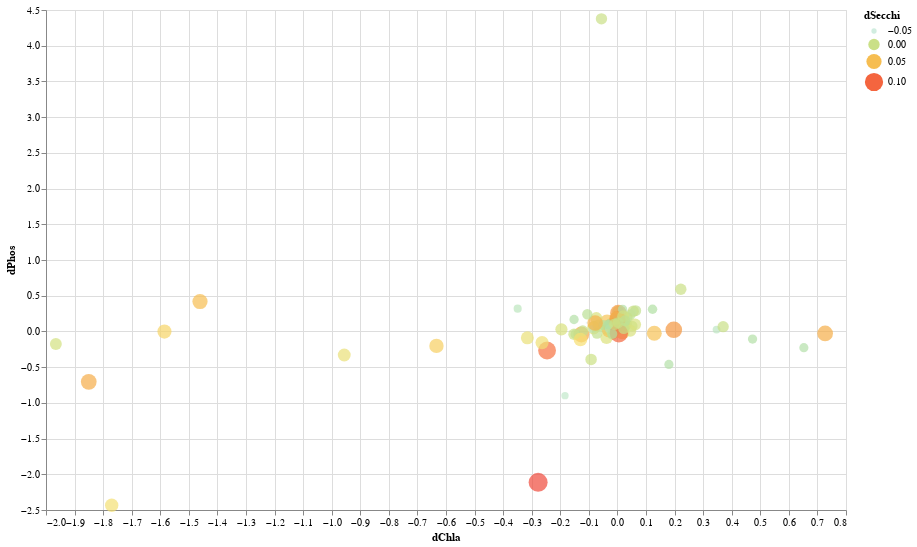

This figure's notebook cell:
### Code cell
bt_chart = alt.Chart(bigthree_df).mark_circle().encode(
    alt.Size('dSecchi:Q', scale = alt.Scale( scheme = "lightmulti")),
    alt.Color('dSecchi:Q', scale = alt.Scale( scheme = "lightmulti")),
    alt.Y('dPhos:Q'),
    alt.X('dChla:Q')
).properties(width=800, height=500)

bt_chart

### Figure 1 — Vega-Lite specification as saved in the notebook (floating-point values rounded to 4 significant figures)
{"config": {"view": {"continuousWidth": 400, "continuousHeight": 300}}, "data": {"name": "data-68c5d860f0c8a8c61ddabcb7aee7b488"}, "mark": "circle", "encoding": {"color": {"type": "quantitative", "field": "dSecchi", "scale": {"scheme": "lightmulti"}}, "size": {"type": "quantitative", "field": "dSecchi", "scale": {"scheme": "lightmulti"}}, "x": {"type": "quantitative", "field": "dChla"}, "y": {"type": "quantitative", "field": "dPhos"}}, "height": 500, "width": 800, "$schema": "https://vega.github.io/schema/vega-lite/v4.8.1.json", "datasets": {"data-68c5d860f0c8a8c61ddabcb7aee7b488": [{"dPhos": 0.2742, "dChla": 0.002529, "dSecchi": 0.00777}, {"dPhos": 0.07036, "dChla": -0.08272, "dSecchi": -0.001663}, {"dPhos": 0.06345, "dChla": 0.01028, "dSecchi": -0.004961}, {"dPhos": -0.04311, "dChla": -0.1265, "dSecchi": 0.06045}, {"dPhos": -0.02603, "dChla": 0.129, "dSecchi": 0.04644}, {"dPhos": 0.09045, "dChla": 0.02557, "dSecchi": -0.007219}, {"dPhos": -0.0914, "dChla": -0.03804, "dSecchi": 0.01102}, {"dPhos": 0.1908, "dChla": -0.002689, "dSecchi": -0.02466}, {"dPhos": -0.008874, "dChla": 0.01735, "dSecchi": 0.03775}, {"dPhos": 0.1506, "dChla": 0.01175, "dSecchi": -0.01716}, {"dPhos": 0.1672, "dChla": -0.1518, "dSecchi": -0.02119}, {"dPhos": -0.1066, "dChla": 0.4729, "dSecchi": -0.02122}, {"dPhos": -0.02858, "dChla": 0.727, "dSecchi": 0.05817}, {"dPhos": 4.376, "dChla": -0.05587, "dSecchi": -5.196e-16}, {"dPhos": 0.09933, "dChla": 0.03256, "dSecchi": -0.009429}, {"dPhos": 0.07541, "dChla": 0.02999, "dSecchi": -0.02151}, {"dPhos": 0.4187, "dChla": -1.461, "dSecchi": 0.04996}, {"dPhos": 0.2575, "dChla": 0.003349, "dSecchi": 0.07144}, {"dPhos": -2.433, "dChla": -1.77, "dSecchi": 0.02468}, {"dPhos": 0.07531, "dChla": 0.05159, "dSecchi": -0.005837}, {"dPhos": 0.1893, "dChla": -0.003861, "dSecchi": 0.01801}, {"dPhos": 0.07964, "dChla": -0.006268, "dSecchi": -0.008354}, {"dPhos": -0.2274, "dChla": 0.6525, "dSecchi": -0.02239}, {"dPhos": 0.05963, "dChla": 0.0008796, "dSecchi": -0.007913}, {"dPhos": 0.03077, "dChla": -0.03931, "dSecchi": -0.006081}, {"dPhos": 0.00773, "dChla": -0.1214, "dSecchi": -0.003194}, {"dPhos": 0.07675, "dChla": -0.01881, "dSecchi": 0.06198}, {"dPhos": 0.09596, "dChla": 0.06161, "dSecchi": 0.008185}, {"dPhos": 0.04862, "dChla": -0.08347, "dSecchi": 0.01822}, {"dPhos": 0.3106, "dChla": 0.1229, "dSecchi": -0.01916}, {"dPhos": 0.1326, "dChla": -0.03636, "dSecchi": 0.04535}, {"dPhos": -0.8999, "dChla": -0.1835, "dSecchi": -0.03767}, {"dPhos": 0.009516, "dChla": 0.04468, "dSecchi": 0.009468}, {"dPhos": 0.02074, "dChla": -0.02872, "dSecchi": 0.04449}, {"dPhos": -2.113, "dChla": -0.2776, "dSecchi": 0.1141}, {"dPhos": -0.002156, "dChla": -1.585, "dSecchi": 0.0345}, {"dPhos": 0.1499, "dChla": -0.0008232, "dSecchi": -0.01664}, {"dPhos": 0.1293, "dChla": 0.01079, "dSecchi": -0.006719}, {"dPhos": 0.02569, "dChla": 0.3469, "dSecchi": -0.0337}, {"dPhos": -0.03785, "dChla": -0.1469, "dSecchi": -0.01537}, {"dPhos": 0.1081, "dChla": -0.0263, "dSecchi": -0.01576}, {"dPhos": 0.02643, "dChla": -0.005615, "dSecchi": 0.007154}, {"dPhos": 0.07577, "dChla": -0.009426, "dSecchi": -0.004399}, {"dPhos": 0.2327, "dChla": 0.04467, "dSecchi": -0.008358}, {"dPhos": -0.03965, "dChla": -0.1521, "dSecchi": 0.0006621}, {"dPhos": 0.1851, "dChla": -0.07385, "dSecchi": 0.009322}, {"dPhos": 0.1206, "dChla": -0.1077, "dSecchi": -0.06185}, {"dPhos": 0.1242, "dChla": 0.008531, "dSecchi": -0.002487}, {"dPhos": 0.02309, "dChla": -0.02179, "dSecchi": 0.007174}, {"dPhos": 0.02942, "dChla": -0.196, "dSecchi": 0.009253}, {"dPhos": 0.02317, "dChla": 0.1973, "dSecchi": 0.0724}, {"dPhos": 0.2902, "dChla": 0.06419, "dSecchi": -0.005615}, {"dPhos": -0.03284, "dChla": -0.01682, "dSecchi": 0.002602}, {"dPhos": -0.2676, "dChla": -0.2463, "dSecchi": 0.0932}, {"dPhos": -0.09008, "dChla": -0.3152, "dSecchi": 0.01922}, {"dPhos": -0.2025, "dChla": -0.6334, "dSecchi": 0.03797}, {"dPhos": 0.2689, "dChla": 0.05437, "dSecchi": -0.03734}, {"dPhos": 0.03258, "dChla": -0.08865, "dSecchi": -0.03422}, {"dPhos": 0.1314, "dChla": 0.003553, "dSecchi": 0.007652}, {"dPhos": -0.4628, "dChla": 0.1801, "dSecchi": -0.02169}, {"dPhos": 0.1273, "dChla": 0.008649, "dSecchi": -0.004571}, {"dPhos": 0.08876, "dChla": 0.007, "dSecchi": -0.01267}, {"dPhos": -0.1767, "dChla": -1.965, "dSecchi": 0.005672}, {"dPhos": 0.1963, "dChla": 0.03402, "dSecchi": -0.004682}, {"dPhos": 0.08518, "dChla": -0.0666, "dSecchi": 0.005211}, {"dPhos": -0.02663, "dChla": -0.07154, "dSecchi": -0.005373}, {"dPhos": -0.1567, "dChla": -0.2637, "dSecchi": 0.0223}, {"dPhos": -0.0349, "dChla": -0.01455, "dSecchi": -0.03816}, {"dPhos": 0.08807, "dChla": -0.0489, "dSecchi": -0.01367}, {"dPhos": 0.03648, "dChla": -0.0287, "dSecchi": -0.02566}, {"dPhos": 0.5902, "dChla": 0.2218, "dSecchi": 0.0001076}, {"dPhos": -0.7052, "dChla": -1.85, "dSecchi": 0.05862}, {"dPhos": -0.3305, "dChla": -0.9561, "dSecchi": 0.01835}, {"dPhos": -0.02606, "dChla": 0.004963, "dSecchi": 0.09936}, {"dPhos": 0.1726, "dChla": 0.0002295, "dSecchi": 0.06788}, {"dPhos": 0.1188, "dChla": -0.07811, "dSecchi": 0.05606}, {"dPhos": 0.1221, "dChla": 0.002687, "dSecchi": -0.005063}, {"dPhos": -0.1133, "dChla": -0.1294, "dSecchi": 0.02755}, {"dPhos": 0.2829, "dChla": 0.05544, "dSecchi": -0.0016}, {"dPhos": 0.3096, "dChla": 0.01802, "dSecchi": -0.02117}, {"dPhos": 0.06637, "dChla": 0.37, "dSecchi": -0.0003929}, {"dPhos": -0.3919, "dChla": -0.0922, "dSecchi": 0.00137}, {"dPhos": 0.2403, "dChla": -0.1053, "dSecchi": -0.01128}, {"dPhos": 0.04202, "dChla": 0.02229, "dSecchi": -0.001267}, {"dPhos": 0.2133, "dChla": 0.01992, "dSecchi": 0.005106}, {"dPhos": 0.09427, "dChla": -0.0319, "dSecchi": -0.0199}, {"dPhos": 0.1494, "dChla": 0.02652, "dSecchi": -0.00657}, {"dPhos": -0.03524, "dChla": -0.01792, "dSecchi": -0.0143}, {"dPhos": 0.1019, "dChla": -0.008855, "dSecchi": 0.001568}, {"dPhos": 0.3191, "dChla": -0.3491, "dSecchi": -0.03146}]}}
